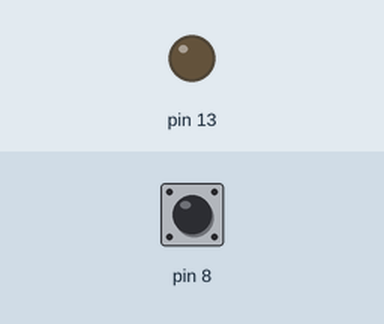
A sketch run on a simulated Arduino Uno, built with avr-gcc and run on an emulated ATmega328P. Shown: output pins drawn as LEDs (lit = HIGH). The test bench sets the inputs (shaded band); at power-on: pin 8 HIGH.

Above: at 1.2 s.
1.3 s: pin 8 pulled LOW for 0.15 s
At 2.4 s:
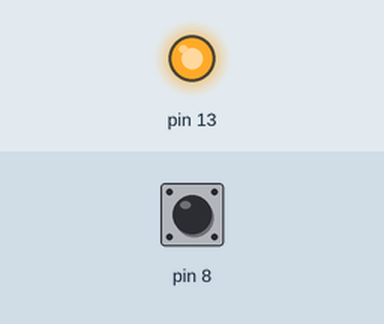
Timing chart, 0 to 7.8 s (numbered marks = the images above; inputs shaded):
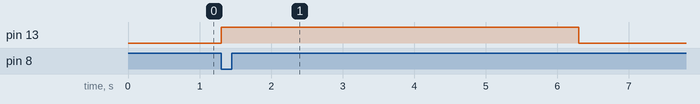

The sketch:

04_timed_led.ino
```cpp
/*
 * Challenge #4: Timed LED
 *
 * Sketch Name:
 *
 *   04_timed_led
 *
 * Objective:
 *
 *   Turn an LED ON for 5 seconds whenever
 *   a button is pressed.
 *
 * Hardware:
 *
 *   LED    -> Pin 13
 *   Button -> Pin 8
 *
 * Behaviour:
 *
 *   Button Pressed
 *       ↓
 *   LED ON
 *       ↓
 *   Wait 5 Seconds
 *       ↓
 *   LED OFF
 *
 * Requirements:
 *
 *   - Use millis().
 *   - Do not use delay().
 *
 * Concepts Practiced:
 *
 *   - millis()
 *   - Non-blocking Timing
 *   - Time Measurement
 *   - Event Driven Logic
 */

#include <Arduino.h>

unsigned long buttonLastPressedAt = 0;
int prevPin8state = HIGH;
int ledState = LOW;
uint16_t time = 5000;

void setup() {
  pinMode(8, INPUT_PULLUP);
  pinMode(13, OUTPUT);
}

void loop() {
  int currentPin8State = digitalRead(8);
  if (prevPin8state == HIGH && currentPin8State == LOW) {
    buttonLastPressedAt = millis();
    ledState = HIGH;
  }
  prevPin8state = currentPin8State;
  if (millis() - buttonLastPressedAt >= time) {
    ledState = LOW;
  }
  digitalWrite(13, ledState);
}
```

Measured:
- after the input at 1.3 s, pin 13: LOW → HIGH at once, → LOW 5.0 s later
